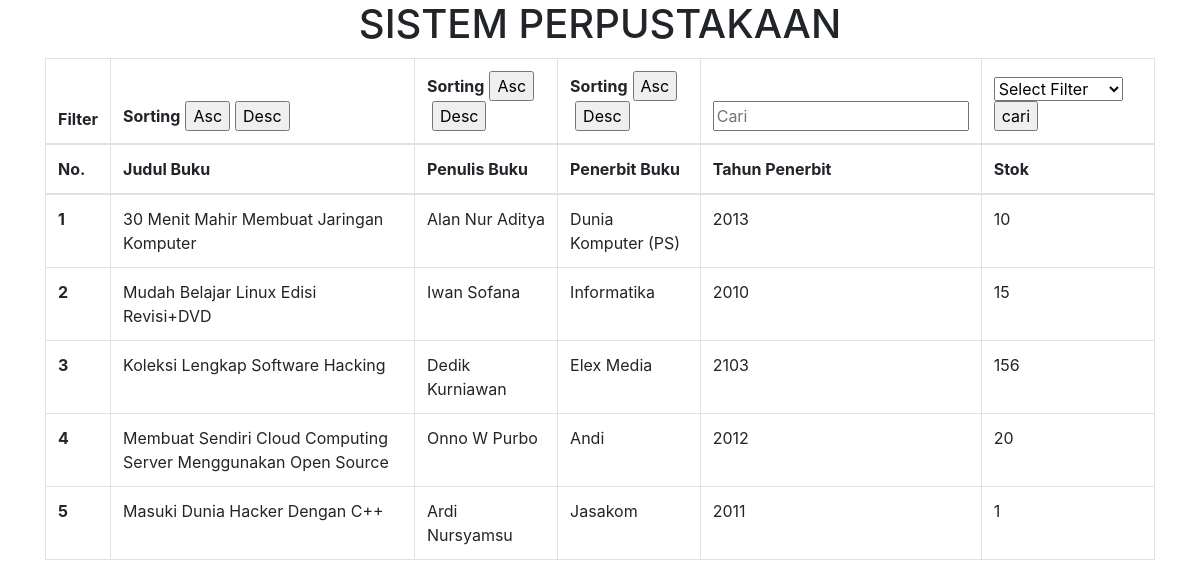
The app's page /tugas11/index.php with its own data.
### tables this page shows
CREATE TABLE `buku` (
  `id` int(11) NOT NULL,
  `judul_buku` varchar(100) NOT NULL,
  `penulis_buku` varchar(100) NOT NULL,
  `penerbit_buku` varchar(100) NOT NULL,
  `tahun_terbit` char(4) NOT NULL,
  `stok` int(11) NOT NULL
);

### tugas11/models/Perpustakaan.php (called while the page is built, shortened)
<?php
    class Perpustakaan{
        private $mysqli;
        public function __construct($conn)
        {
            $this->mysqli = $conn;
        }
        public function tampil($id=null){
            $db = $this->mysqli->conn;
            $sql = "SELECT * FROM buku ";
            $query = $db->query($sql) or die($db->error);
            return $query;
        }
    }
?>

### tugas11/index.php (the view, shortened to what this page needs)
<?php
    require_once('config/koneksi.php');
    require_once('models/Perpustakaan.php');
    $connection = new Database($host,$user,$pass,$database);
    $perpus = new Perpustakaan($connection);
?>
<!doctype html>
<html lang="en">
  <head>
    <link rel="stylesheet" href="https://stackpath.bootstrapcdn.com/bootstrap/4.4.1/css/bootstrap.min.css">
  </head>
  <body>
    <center><h1>SISTEM PERPUSTAKAAN</h1></center>
    <div class="container" style="margin-top: 10px;">
      <table class="table table-bordered">
        <thead>
          <form action="" method="POST">
            <tr>
              <th>Filter</th>
              <th scope="col">Sorting<input type="submit" value="Asc" name="judul_buku" style="margin-left: 5px; "><input type="submit" value="Desc" name="judul_buku"style="margin-left: 5px;"></th>
              <th scope="col">Sorting<input type="submit" value="Asc" name="penulis_buku" style="margin-left: 5px;"><input type="submit" value="Desc" name="penulis_buku"style="margin-left: 5px;"></th>
              <th scope="col">Sorting<input type="submit" value="Asc" name="penerbit_buku" style="margin-left: 5px;"><input type="submit" value="Desc" name="penerbit_buku"style="margin-left: 5px;"></th>
              <th>
                <input type="text " name="q" placeholder="Cari">
              </th>
              <th>
                <select name="column" >
                  <option value="">Select Filter</option>
                </select>
                <input type="submit" name="submit" id="" value="cari">
              </th>
            </tr>
            <tr>
              <th scope="col">No.</th>
              <th scope="col">Judul Buku</th>
              <th scope="col">Penulis Buku</th>
              <th scope="col">Penerbit Buku</th>
              <th scope="col">Tahun Penerbit</th>
              <th scope="col">Stok</th>
            </tr>
          </form>
        </thead>
        <tbody>
        <?php
          $no = 1;
          $sort = "";
          if(empty($sort)){
               $tampil = $perpus->tampil();
          }
          while($data = $tampil->fetch_object()){
        ?>
          <tr>
            <th scope="row"><?php echo $no++ ?></th>
            <td><?php echo $data->judul_buku; ?></td>
            <td><?php echo $data->penulis_buku; ?></td>
            <td><?php echo $data->penerbit_buku; ?></td>
            <td><?php echo $data->tahun_terbit; ?></td>
            <td><?php echo $data->stok; ?></td>
          </tr>
          <?php } ?>
        </tbody>
      </table>
    </div>
  </body>
</html>

### records on screen
buku: judul_buku "30 Menit Mahir Membuat Jaringan Komputer", penulis_buku "Alan Nur Aditya", penerbit_buku "Dunia Komputer (PS)", tahun_terbit "2013", stok "10"
buku: judul_buku "Mudah Belajar Linux Edisi Revisi+DVD", penulis_buku "Iwan Sofana", penerbit_buku "Informatika", tahun_terbit "2010", stok "15"
buku: judul_buku "Koleksi Lengkap Software Hacking", penulis_buku "Dedik Kurniawan", penerbit_buku "Elex Media", tahun_terbit "2103", stok "156"
buku: judul_buku "Membuat Sendiri Cloud Computing Server Menggunakan Open Source", penulis_buku "Onno W Purbo", penerbit_buku "Andi", tahun_terbit "2012", stok "20"
buku: judul_buku "Masuki Dunia Hacker Dengan C++", penulis_buku "Ardi Nursyamsu", penerbit_buku "Jasakom", tahun_terbit "2011", stok "1"
